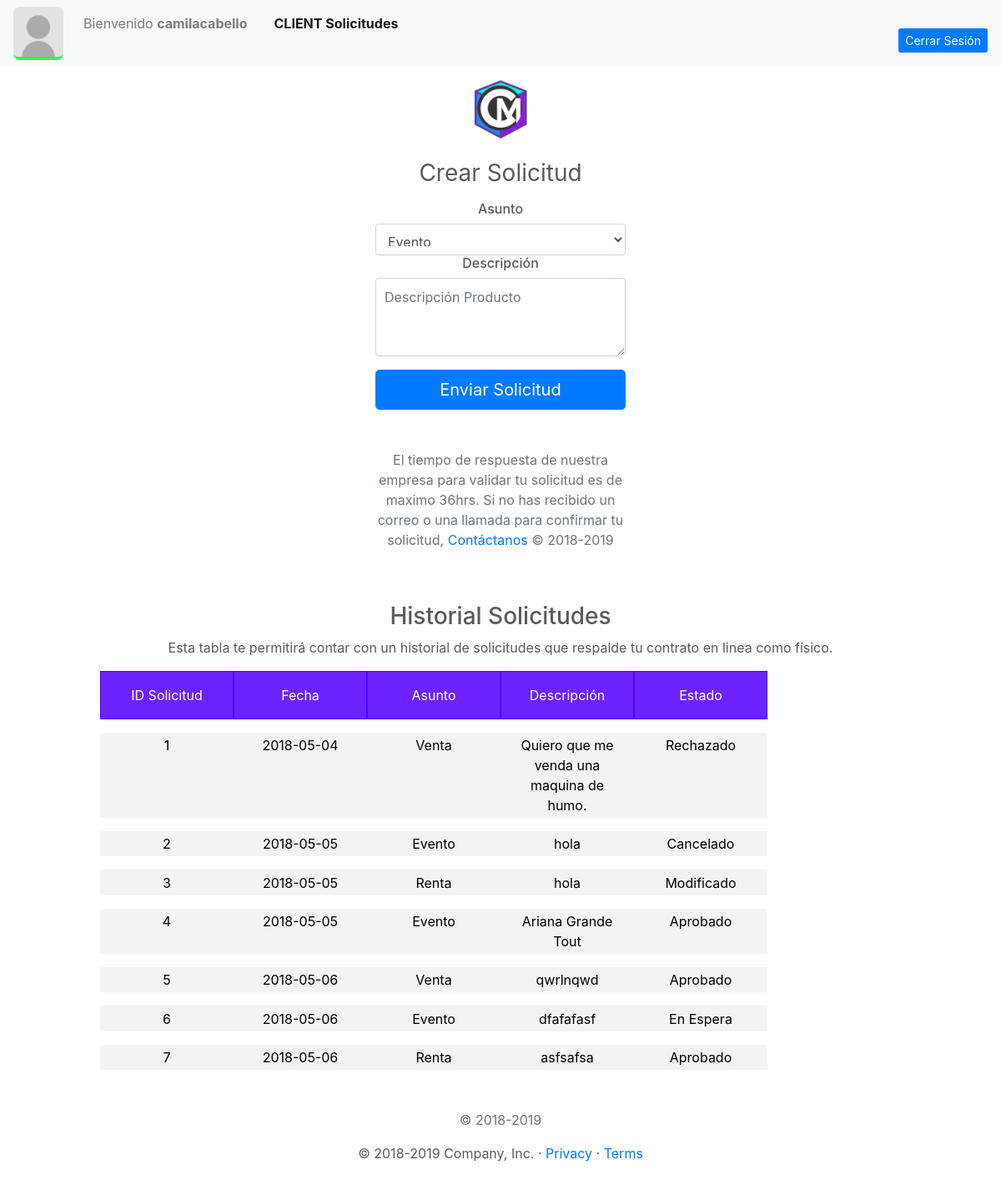
The app's page /UserClient/ClientSolic.php (signed in), older data.
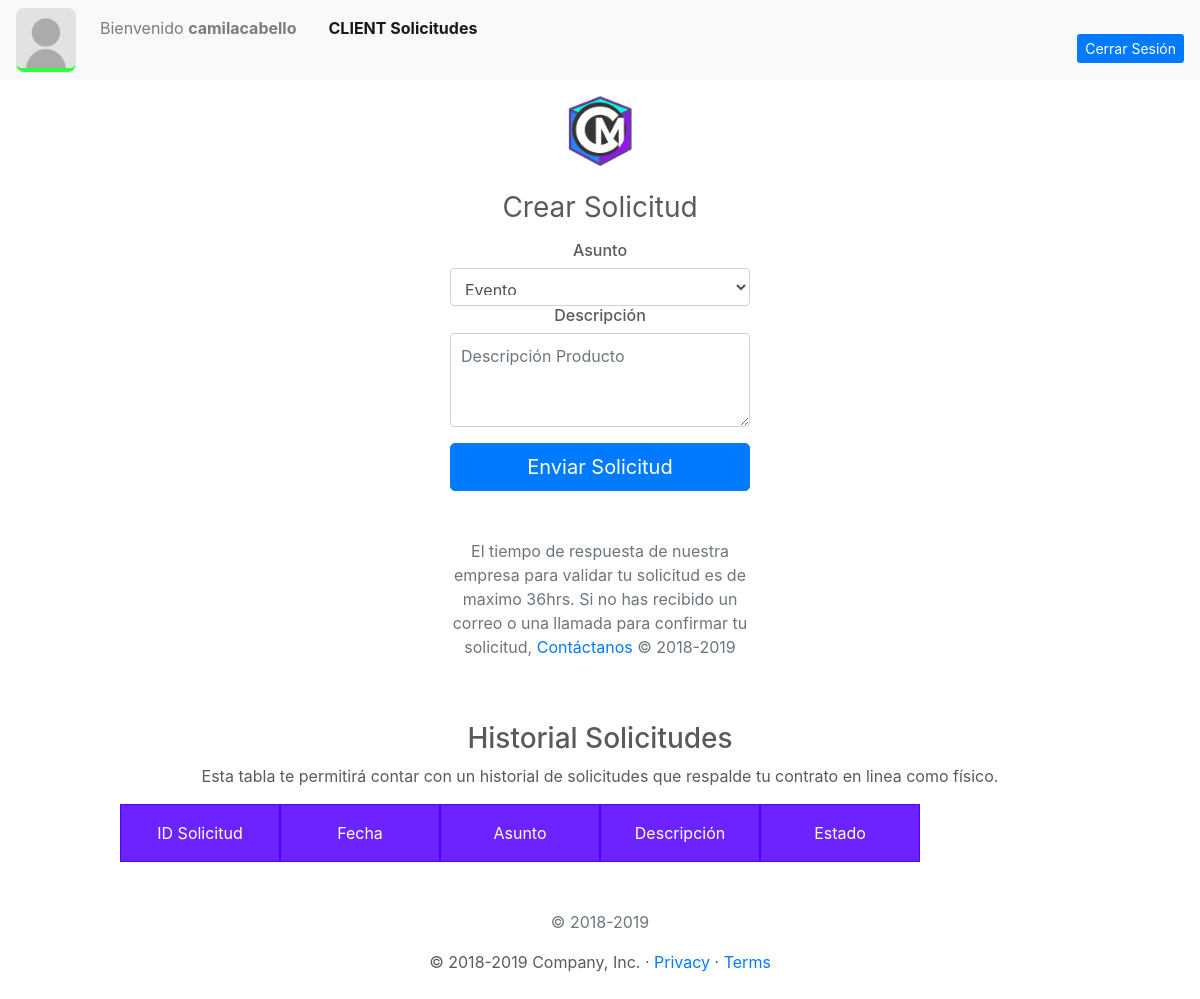
The same page, newer data.
### tables this page shows
CREATE TABLE `solicitud` (
  `idSolicitud` int(11) NOT NULL,
  `idUsuario` int(11) NOT NULL,
  `fecha` date NOT NULL,
  `asunto` varchar(50) NOT NULL,
  `descripcion` varchar(400) NOT NULL,
  `estado` varchar(50) NOT NULL
);

### PHP/DBConexion.php (called while the page is built, shortened)
<?php
class User
{
    private $db;
    public function __construct($host, $port, $dbname, $dbuser, $password) {
        $dsn = "mysql:host=$host; dbname=$dbname;";
        try{
            $this->db = new PDO($dsn, $dbuser, $password);
            $this->db->setAttribute(PDO::ATTR_ERRMODE,PDO::ERRMODE_EXCEPTION);
        }
        catch(PDOException $ex)
        {
            echo 'Error en conexión con la conecion a la BD' . $ex.getMessage();
            die();
        }
    }
    public function consultSolicitud(){
        try {
            $user = $_SESSION['loginuser'];
            $sql = "SELECT `idUsuario` FROM `usuario` WHERE `usuario` = ?";
            $solicValidator = $this->db->prepare($sql);
            $solicValidator->execute(array($user));
            $v = $solicValidator->fetch(PDO::FETCH_ASSOC);
            $idUser = $v['idUsuario'];
            $sql1 = "SELECT * FROM `solicitud` WHERE `idUsuario` = ?";
            $solicitud = $this->db->prepare($sql1);
            $solicitud->execute(array($idUser));
            $table = $solicitud;
            return $table;
        }
        catch (PDOException $ex) {
            echo "Error al obtener la tabla de solicitud." . $ex;
        }
    }
}

### PHP/ConsultSolic.php (called while the page is built)
<?php
include 'DBconexion.php';
$consult = new User("localhost", "", "dbcirculomusical", "root", "");
$consultS = $consult->consultSolicitud();
?>

### UserClient/ClientSolic.php (the view, shortened to what this page needs)
<?php
    include '../PHP/ConsultSolic.php';
?>
  <!doctype html>
  <html lang="en">
  <head>
    <link href="../bootstrap/dist/css/bootstrap.min.css" rel="stylesheet">
    <link href="clientStyle.css" rel="stylesheet">
    <link href="grid.css" rel="stylesheet">
  </head>
  <body class="text-center">
  <nav class="navbar navbar-expand-md navbar-light bg-light">
      <div class="collapse navbar-collapse" id="navbarCollapse">
        <ul class="navbar-nav mr-auto">
          <li>
            <img src="../resources/userImage.jpg">
          </li>
          <li class="nav-item ">
            <p class="nav-link nameUser">
              <?php
                      echo "Bienvenido ". "<b>{$_SESSION['loginuser']}</b>";
                  ?>
            </p>
          </li>
          <li class="nav-item active font-weight-bold">
            <a class="nav-link" href="../UserClient/ClientSolic.php">CLIENT Solicitudes</a>
          </li>
        </ul>
        <a class="btn btn-sm  btn-primary btnLogin" href="../PHP/DBCloseConexion.php">Cerrar Sesión</a>
      </div>
    </nav>
    <form class="form-signin" action="../PHP/InsertSolic.php" method="POST">
      <a href="../Cover/Cover.html">
        <img class="mb-4" src="../resources/iconCM.png" alt="" width="72" height="72">
      </a>
      <h1 class="h3 mb-3 font-weight-normal">Crear Solicitud</h1>
      <h6>Asunto</h6>
      <select name="asuntoSolic" class="form-control" required autofocus>
        <option value="Evento">Evento</option>
      </select>
      <h6>Descripción</h6>
      <textarea class="form-control" name="descSolic" rows="3" placeholder="Descripción Producto" required></textarea>
      <button class="btn btn-lg btn-primary btn-block" type="submit">Enviar Solicitud</button>
      <p class="mt-5 mb-3 text-muted">El tiempo de respuesta de nuestra empresa para validar tu solicitud es de maximo 36hrs. Si no has recibido un correo o una llamada para confirmar tu solicitud, <a href="../Contact/Contact.php">Contáctanos</a> &copy; 2018-2019</p>
    </form>
    <div class="table-consult">
      <h3>Historial Solicitudes </h3>
      <p>Esta tabla te permitirá contar con un historial de solicitudes que respalde tu contrato en linea como físico.</p>
      <div class="row">
        <div class="col-md-2 headerTableA">ID Solicitud</div>
        <div class="col-md-2 headerTableA">Fecha</div>
        <div class="col-md-2 headerTableA">Asunto</div>
        <div class="col-md-2 headerTableA">Descripción</div>
        <div class="col-md-2 headerTableA">Estado</div>
      </div>
      <?php
        while($s = $consultS->fetch(PDO::FETCH_ASSOC))
        {
          echo '<div class="row"> <div class="col-md-2">'.$s['idSolicitud'].'</div> <div class="col-md-2">'.$s['fecha'].'</div> <div class="col-md-2">'.$s['asunto'].'</div> <div class="col-md-2">'.$s['descripcion'].'</div> <div class="col-md-2">'.$s['estado'].'</div> </div>';
        }
      ?>
        <p class="mt-5 mb-3 text-muted">&copy; 2018-2019</p>
    </div>
    <main role="main">
      <footer class="container">
        <p>&copy; 2018-2019 Company, Inc. &middot;
          <a href="#">Privacy</a> &middot;
          <a href="#">Terms</a>
        </p>
      </footer>
    </main>
  </body>
  </html>

Row changes from the older to the newer data that the page shows:
removed solicitud: idSolicitud "1", fecha "2018-05-04", asunto "Venta", descripcion "Quiero que me venda una maquina de humo.", estado "Rechazado"
removed solicitud: idSolicitud "2", fecha "2018-05-05", asunto "Evento", descripcion "hola", estado "Cancelado"
removed solicitud: idSolicitud "3", fecha "2018-05-05", asunto "Renta", descripcion "hola", estado "Modificado"
removed solicitud: idSolicitud "4", fecha "2018-05-05", asunto "Evento", descripcion "Ariana Grande Tout", estado "Aprobado"
removed solicitud: idSolicitud "5", fecha "2018-05-06", asunto "Venta", descripcion "qwrlnqwd", estado "Aprobado"
removed solicitud: idSolicitud "6", fecha "2018-05-06", asunto "Evento", descripcion "dfafafasf", estado "En Espera"
removed solicitud: idSolicitud "7", fecha "2018-05-06", asunto "Renta", descripcion "asfsafsa", estado "Aprobado"
